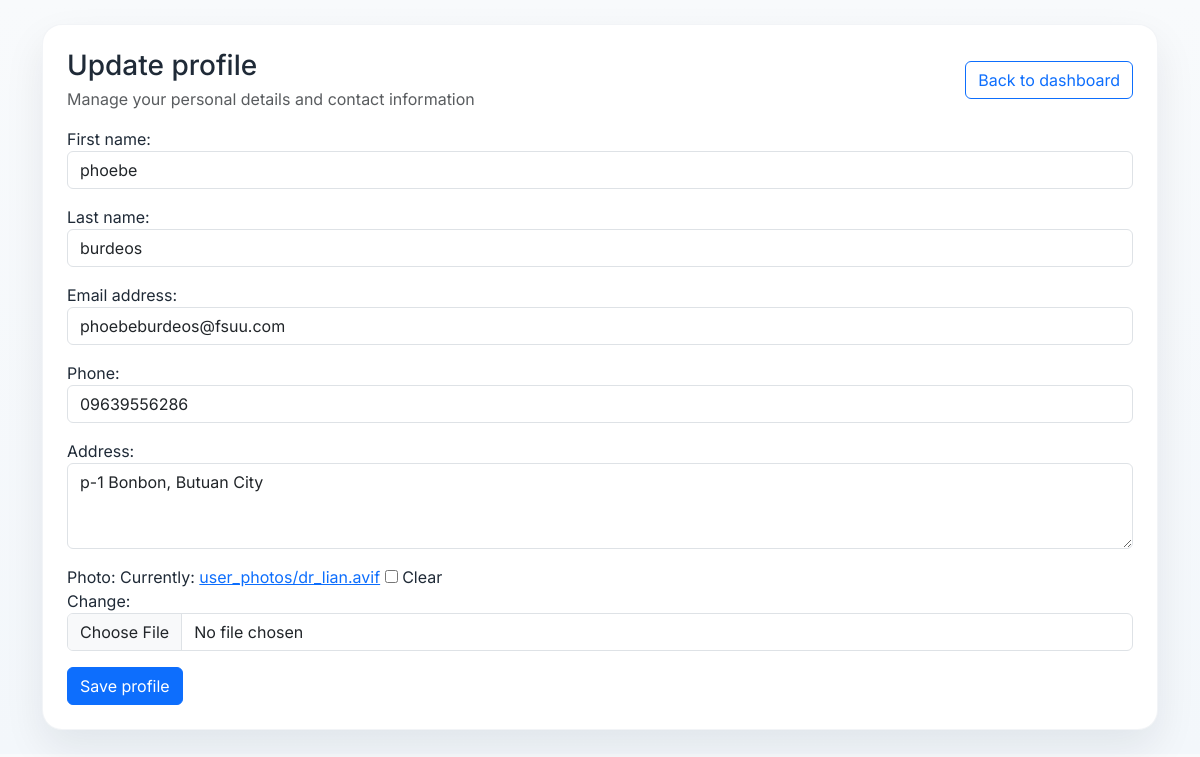
Page /dashboard/profile/ (signed in) on the committed database.
### accounts/models.py (models this page shows, shortened)
class User(AbstractUser):
    role = models.CharField(max_length=20, choices=UserRole.choices, default=UserRole.PATIENT)
    phone = models.CharField(max_length=20, blank=True, default='')
    address = models.TextField(blank=True, default='')
    photo = models.ImageField(upload_to='user_photos/', blank=True, null=True)

### patient_dashboard/views.py (the view)
# urls.py: path('profile/', update_profile, name='profile_update'),
@patient_required
def update_profile(request):
    form = ProfileForm(request.POST or None, request.FILES or None, instance=request.user)
    if request.method == 'POST' and form.is_valid():
        form.save()
        messages.success(request, 'Profile updated successfully.')
        return redirect('patient_dashboard')
    return render(request, 'patient_dashboard/profile.html', {'form': form})

### patient_dashboard/views.py
class ProfileForm(forms.ModelForm):
    class Meta:
        model = User
        fields = ['first_name', 'last_name', 'email', 'phone', 'address', 'photo']
        widgets = {
            'email': forms.EmailInput(attrs={'class': 'form-control'}),
            'first_name': forms.TextInput(attrs={'class': 'form-control'}),
            'last_name': forms.TextInput(attrs={'class': 'form-control'}),
            'phone': forms.TextInput(attrs={'class': 'form-control'}),
            'address': forms.Textarea(attrs={'class': 'form-control', 'rows': 3}),
            'photo': forms.ClearableFileInput(attrs={'class': 'form-control'}),
        }

### patient_dashboard/templates/patient_dashboard/profile.html (shortened to what this page needs)
{% extends 'base.html' %}
{% block content %}
<div class="modern-panel">
    <div class="d-flex justify-content-between align-items-center mb-3">
        <div>
            <h3 class="mb-1">Update profile</h3>
            <p class="text-muted mb-0">Manage your personal details and contact information</p>
        </div>
        <a href="{% url 'patient_dashboard' %}" class="btn btn-outline-primary">Back to dashboard</a>
    </div>
    <form method="post" enctype="multipart/form-data">
        {{ form.as_p }}
        <button type="submit" class="btn btn-primary">Save profile</button>
    </form>
</div>
{% endblock %}

### templates/base.html (style rules this page uses)
:root { --primary: #0d6efd; --primary-dark: #0b57d0; --bg: #f8fafc; --card-bg: #ffffff; --muted: #6c757d; --shadow: 0 18px 40px rgba(15, 23, 42, 0.08); }
:root { --bg: #f8fafc; --bg-alt: #f3f7fb; --panel: rgba(255,255,255,0.96); --panel-solid: #ffffff; --card: #ffffff; --card-alt: #f8fafc; --text: #1f2a37; --text-strong: #0f172a; --muted: #64748b; --border: rgba(148, 163, 184, 0.18); --shadow: 0 18px 40px rgba(15, 23, 42, 0.08); --sidebar-top: #1e293b; --sidebar-bottom: #0f172a; --sidebar-text: #e2e8f0; --sidebar-soft: rgba(148, 163, 184, 0.18); --accent: #0d6efd; --accent-strong: #2563eb; --bubble-me: linear-gradient(135deg, #0d6efd 0%, #2563eb 100%); --bubble-theirs: #f1f5f9; }
body { font-family: 'Inter', sans-serif; background: linear-gradient(180deg, var(--bg) 0%, var(--bg-alt) 100%); color: var(--text); transition: background-color 0.2s ease, color 0.2s ease; }
.btn-primary { background: var(--primary); border-color: var(--primary); }

### patient_dashboard/templates/patient_dashboard/profile.html (style rules this page uses)
.modern-panel { background: #fff; border-radius: 20px; box-shadow: 0 18px 40px rgba(15, 23, 42, 0.08); border: 1px solid rgba(148, 163, 184, 0.12); padding: 1.5rem; }

### rows in the picture
User: first_name "phoebe", last_name "burdeos", email "phoebeburdeos@fsuu.com", phone "09639556286", address "p-1 Bonbon, Butuan City"
